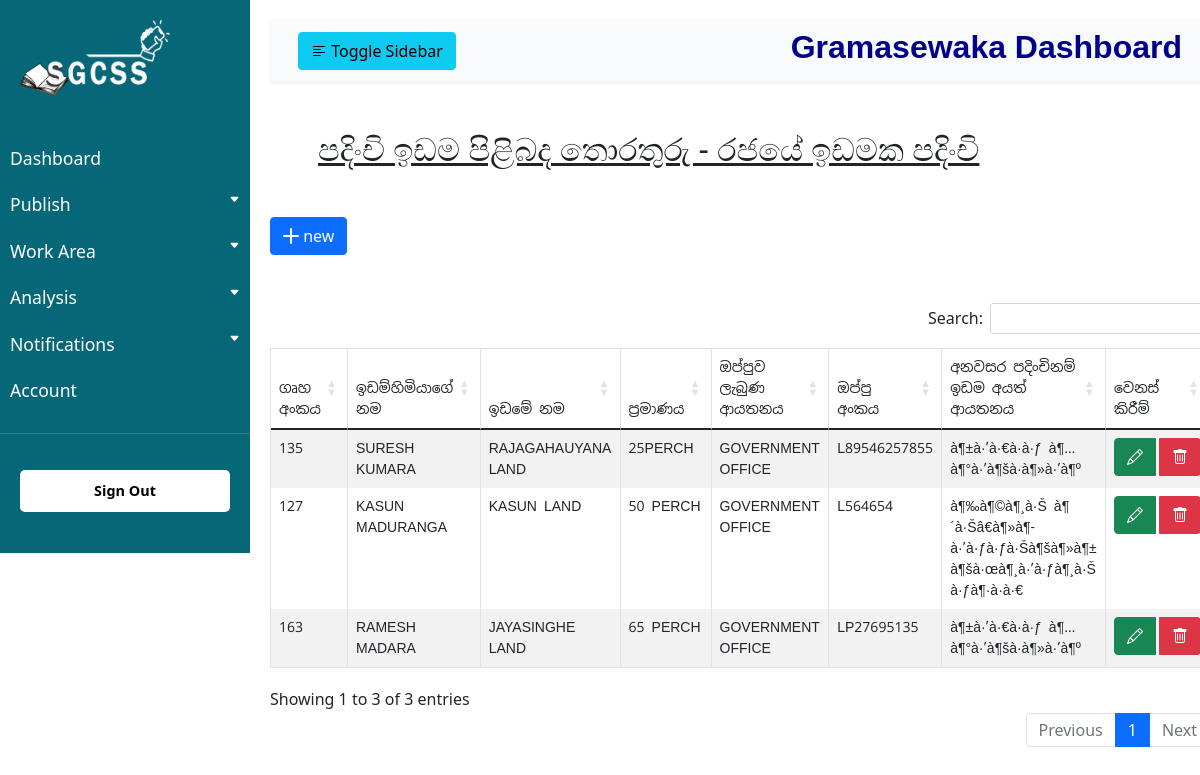
The app's page /gaccount/ruralinfo/rPage5.php (signed in) with its own data.
### tables this page shows
CREATE TABLE IF NOT EXISTS `home_land` (
  `l_id` int(11) NOT NULL AUTO_INCREMENT,
  `h_no` varchar(10) NOT NULL,
  `owner_name` varchar(450) NOT NULL,
  `l_name` varchar(450) NOT NULL,
  `l_size` varchar(350) NOT NULL,
  `l_office` varchar(650) NOT NULL,
  `l_number` varchar(150) NOT NULL,
  `l_authoffice` varchar(650) NOT NULL,
  PRIMARY KEY (`l_id`),
  UNIQUE KEY `h_no` (`h_no`),
  UNIQUE KEY `l_number` (`l_number`)
);

### gaccount/ruralinfo/rPage5.php (the view, shortened to what this page needs)
<?php
include("../connection/db_connection.php");
?>
<!DOCTYPE html>
<html lang="en">
<head>
     <link rel="stylesheet" href="../css/style.css">
     <link rel="stylesheet" href="https://cdnjs.cloudflare.com/ajax/libs/twitter-bootstrap/4.5.2/css/bootstrap.css">
     <link rel="stylesheet" href="https://cdn.jsdelivr.net/npm/bootstrap@5.0.2/dist/css/bootstrap.min.css">
     <link rel="stylesheet" href="https://cdn.datatables.net/1.11.0/css/dataTables.bootstrap4.min.css">
     <link rel="stylesheet" href="https://cdn.datatables.net/buttons/2.0.1/css/buttons.dataTables.min.css">
     <link rel="stylesheet" href="https://cdn.jsdelivr.net/npm/bootstrap-icons@1.5.0/font/bootstrap-icons.css">
</head>
<body>
<div class="wrapper">
        <nav id="sidebar">
            <div class="sidebar-header">
                <img src="../asset/Logo.png" alt="Logo" width="150px" height="75px">
            </div>
            <ul class="list-unstyled components">
                <li>
                    <a href="../gdashboard.php" class="dash-header">Dashboard</a>
                </li>
                <li>
                    <a href="#homeSubmenu" data-bs-toggle="collapse" aria-expanded="false" class="dropdown-toggle">Publish<i class="bi bi-caret-down-fill bi-lg first"></i></a>
                </li>
                <li>
                    <a href="#workArea" data-bs-toggle="collapse" aria-expanded="false" class="dropdown-toggle">Work Area <i class="bi bi-caret-down-fill bi-lg first"></i></a>
                </li>
                <li>
                    <a href="#analysis" data-bs-toggle="collapse" aria-expanded="false" class="dropdown-toggle">Analysis <i class="bi bi-caret-down-fill bi-lg first"></i></a>
                </li>
                <li>
                    <a href="#notification" data-bs-toggle="collapse"  aria-expanded="false" class="dropdown-toggle">Notifications <i class="bi bi-caret-down-fill bi-lg first"></i></a>
                </li>
                <li>
                    <a href="../account.php">Account</a>
                </li>
            </ul>
            <ul class="list-unstyled CTAs">
                <li>
                    <a href="../../signout.php" class="signout">Sign Out</a>
                </li>
            </ul>
        </nav>
        <div id="content">
            <nav class="navbar navbar-expand-lg navbar-light bg-light">
                <div class="container-fluid">
                    <button type="button" id="sidebarCollapse" class="btn btn-info">
                    <i class="bi bi-text-left bi-bold"></i>
                        <span>Toggle Sidebar</span>
                    </button>
                    <div class="dashboard-name">
                        <h2 class="dashboard-header">Gramasewaka Dashboard</h2>
                    </div>
                </div>
            </nav>
            <div class="table-name">
                    <h3 class="table-name-header m-5"><u>පදිංචි ඉඩම පිළිබද තොරතුරු - රජයේ ඉඩමක පදිංචි</u></h3>
            </div>
            <div class="insert-new">
                <button type="submit" class="btn btn-primary" name="insert" id="insert" data-toggle="modal" data-target="#livingForm"><i class="bi bi-plus-lg"></i> new</button>
            </div>
            <div class="row my-5">
                <table class="table table-striped table-responsive-md table-bordered my-5" id="landTable">
                    <thead>
                        <tr>
                            <th class="sinhala-font">ගෘහ අංකය</th>
                            <th class="sinhala-font">ඉඩම්හිමියාගේ නම</th>
                            <th class="sinhala-font">ඉඩමේ නම</th>
                            <th class="sinhala-font">ප්‍රමාණය</th>
                            <th class="sinhala-font">ඔප්පුව ලැබුණ ආයතනය</th>
                            <th class="sinhala-font">ඔප්පු අංකය</th>
                            <th class="sinhala-font">අනවසර පදිංචිනම් ඉඩම අයත් ආයතනය</th>
                            <th class="sinhala-font">වෙනස් කිරීම්</th>
                        </tr>
                    </thead>
                    <tbody>
                    <?php
                        $selectData = "SELECT * FROM `home_land` ORDER BY h_no";
                        $dataResult = mysqli_query($conn,$selectData);
                        if(mysqli_num_rows($dataResult)>0){
                            while($row = mysqli_fetch_assoc($dataResult)){
                                echo'
                                    <tr>
                                        <td class="sinhala-font d-none" name="tID" id="tID">'.$row["l_id"].'</td>
                                        <td class="sinhala-font" name="hNo" id="thNo">'.$row["h_no"].'</td>
                                        <td class="sinhala-font" name="landOwner" id="tlandOwner">'.$row["owner_name"].'</td>
                                        <td class="sinhala-font" name="landName" id="tlandName">'.$row["l_name"].'</td>
                                        <td class="sinhala-font" name="size" id="tsize">'.$row["l_size"].'</td>
                                        <td class="sinhala-font" name="office" id="toffice">'.$row["l_office"].'</td>
                                        <td class="sinhala-font" name="landNo" id="tlandNo">'.$row["l_number"].'</td>
                                        <td class="sinhala-font" name="illigleOffice" id="tilligleOffice">'.$row["l_authoffice"].'</td>
                                        <td name="change" id="change">
                                            <div class="btn-group">
                                                <button class="btn btn-success mr-1" name="update" id="update" data-toggle="modal" data-target="#govLandUpdate"><i class="bi bi-pencil"></i></button>
                                                <button class="btn btn-danger " name="delete" id="'.$row["l_id"].'" data-bs-toggle="tooltip" data-bs-placement="top" title="DELETE" onclick="r5DeleteRow(this.id)"><i class="bi bi-trash"></i></button>
                                            </div>
                                        </td>
                                    </tr>
                                ';
                            }
                        }
                    ?>
                    </tbody>
                </table>
            </div>
        </div>
    </div>
</body>
</html>

### gaccount/css/style.css (style rules this page uses)
body { font-family: 'Poppins', sans-serif; background: #fafafa; }
ul li a i.first { position: inherit; text-align: right; float: right; font-size: 11px; }
a, a:hover, a:focus { color: inherit; text-decoration: none; transition: all 0.6s; }
.navbar { padding: 15px 10px; background: #fff; border: none; border-radius: 0; margin-bottom: 40px; box-shadow: 1px 1px 3px rgba(0, 0, 0, 0.1); }
.wrapper { display: flex; width: 100%; align-items: stretch; }
#sidebar { min-width: 250px; max-width: 250px; min-height: fit-content; max-height: fit-content; background: #066778 ; color: #fff; transition: all 0.3s; }
#sidebar .sidebar-header { padding: 20px; background: #066778 ; }
#sidebar ul.components { padding: 20px 0; border-bottom: 1px solid #47748b; }
#sidebar ul li a { color: #fff; padding: 10px; font-size: 1.1em; display: block; text-decoration: none; }
.dropdown-toggle::after { display: block; position: absolute; top: 50%; right: 20px; transform: translateY(-50%); }
ul.CTAs { padding: 20px; }
ul.CTAs a { text-align: center; font-size: 0.9em !important; display: block; border-radius: 5px; margin-bottom: 5px; }
.dashboard-name .dashboard-header { font-weight: bold; font-family: Arial, Helvetica, sans-serif; color:darkblue; }
#sidebar ul li a.signout { background: #fff; color: #000; font-weight: bold; }
i.bi-text-left { font-weight: 700; color: black; }
#content { width: 100%; padding: 20px; min-height: 100vh; transition: all 0.3s; }
.sinhala-font { font-family: 'Noto Sans Sinhala', sans-serif; font-size: 14px; font-weight: normal; }
.table-name-header { font-size: 32px; }

### records on screen
home_land: h_no "127", owner_name "KASUN MADURANGA", l_name "KASUN LAND", l_size "50 PERCH", l_office "GOVERNMENT OFFICE", l_number "L564654", l_authoffice "à¶‰à¶©à¶¸à·Š à¶´à·Šâ€à¶»à¶­à·’à·ƒà·ƒà·Šà¶šà¶»à¶± à¶šà·œà¶¸à·’à·ƒà¶¸à·Š à·ƒà¶·à·à·€"
home_land: h_no "135", owner_name "SURESH KUMARA", l_name "RAJAGAHAUYANA LAND", l_size "25PERCH", l_office "GOVERNMENT OFFICE", l_number "L89546257855", l_authoffice "à¶±à·’à·€à·à·ƒ à¶…à¶°à·’à¶šà·à¶»à·’à¶º"
home_land: h_no "163", owner_name "RAMESH MADARA", l_name "JAYASINGHE LAND", l_size "65 PERCH", l_office "GOVERNMENT OFFICE", l_number "LP27695135", l_authoffice "à¶±à·’à·€à·à·ƒ à¶…à¶°à·’à¶šà·à¶»à·’à¶º"
